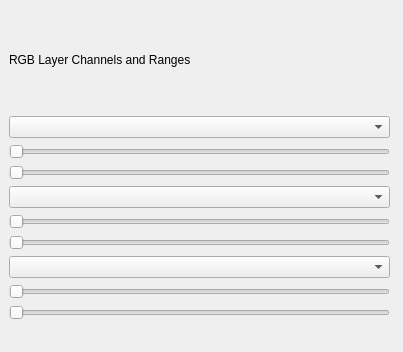
<?xml version="1.0" encoding="UTF-8"?>
<ui version="4.0">
 <class>config_rgb_layer</class>
 <widget class="QWidget" name="config_rgb_layer">
  <property name="geometry">
   <rect>
    <x>0</x>
    <y>0</y>
    <width>403</width>
    <height>352</height>
   </rect>
  </property>
  <property name="windowTitle">
   <string>Form</string>
  </property>
  <widget class="QWidget" name="verticalLayoutWidget">
   <property name="geometry">
    <rect>
     <x>9</x>
     <y>9</y>
     <width>381</width>
     <height>311</height>
    </rect>
   </property>
   <layout class="QVBoxLayout" name="verticalLayout">
    <item>
     <widget class="QLabel" name="label">
      <property name="text">
       <string>RGB Layer Channels and Ranges</string>
      </property>
     </widget>
    </item>
    <item>
     <widget class="QComboBox" name="comboRed">
      <property name="toolTip">
       <string>Red</string>
      </property>
      <property name="statusTip">
       <string>Red channel</string>
      </property>
     </widget>
    </item>
    <item>
     <widget class="QSlider" name="slideMinRed">
      <property name="maximum">
       <number>32767</number>
      </property>
      <property name="orientation">
       <enum>Qt::Horizontal</enum>
      </property>
     </widget>
    </item>
    <item>
     <widget class="QSlider" name="slideMaxRed">
      <property name="maximum">
       <number>32767</number>
      </property>
      <property name="orientation">
       <enum>Qt::Horizontal</enum>
      </property>
     </widget>
    </item>
    <item>
     <widget class="QComboBox" name="comboGreen">
      <property name="toolTip">
       <string>Green</string>
      </property>
      <property name="statusTip">
       <string>Green channel</string>
      </property>
     </widget>
    </item>
    <item>
     <widget class="QSlider" name="slideMinGreen">
      <property name="maximum">
       <number>32767</number>
      </property>
      <property name="orientation">
       <enum>Qt::Horizontal</enum>
      </property>
     </widget>
    </item>
    <item>
     <widget class="QSlider" name="slideMaxGreen">
      <property name="maximum">
       <number>32767</number>
      </property>
      <property name="orientation">
       <enum>Qt::Horizontal</enum>
      </property>
     </widget>
    </item>
    <item>
     <widget class="QComboBox" name="comboBlue">
      <property name="toolTip">
       <string>Blue</string>
      </property>
      <property name="statusTip">
       <string>Blue channel</string>
      </property>
     </widget>
    </item>
    <item>
     <widget class="QSlider" name="slideMinBlue">
      <property name="maximum">
       <number>32767</number>
      </property>
      <property name="orientation">
       <enum>Qt::Horizontal</enum>
      </property>
     </widget>
    </item>
    <item>
     <widget class="QSlider" name="slideMaxBlue">
      <property name="maximum">
       <number>32767</number>
      </property>
      <property name="orientation">
       <enum>Qt::Horizontal</enum>
      </property>
     </widget>
    </item>
   </layout>
  </widget>
 </widget>
 <resources/>
 <connections/>
</ui>
